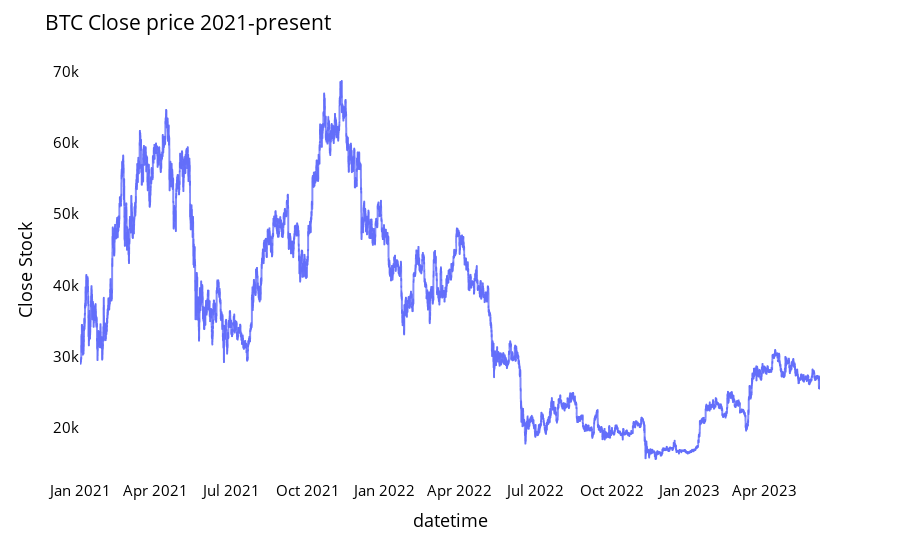

The notebook cell this image was saved under:
### Code cell
fig = px.line(close_df, x=close_df.datetime, y=close_df.close,labels={'date':'Date','close':'Close Stock'})
fig.update_traces(marker_line_width=2, opacity=0.8, marker_line_color='orange')
fig.update_layout(title_text='BTC Close price 2021-present', plot_bgcolor='white', 
                  font_size=15, font_color='black')
fig.update_xaxes(showgrid=False)
fig.update_yaxes(showgrid=False)
fig.show()

### Figure 1 — Plotly figure (JSON) as saved in the notebook; plotly's stock layout.template omitted (floating-point values rounded to 4 significant figures; data arrays with more than 128 entries replaced by an {"elided": "..."} marker saying what was removed)
{"data": [{"hovertemplate": "datetime=%{x}<br>Close Stock=%{y}<extra></extra>", "legendgroup": "", "line": {"color": "#636efa", "dash": "solid"}, "marker": {"line": {"color": "orange", "width": 2}, "symbol": "circle"}, "mode": "lines", "name": "", "opacity": 0.8, "showlegend": false, "type": "scattergl", "x": {"elided": "21274 str values"}, "xaxis": "x", "y": {"elided": "21274 float values"}, "yaxis": "y"}], "layout": {"autosize": true, "font": {"color": "black", "size": 15}, "legend": {"tracegroupgap": 0}, "margin": {"t": 60}, "plot_bgcolor": "white", "title": {"text": "BTC Close price 2021-present"}, "xaxis": {"anchor": "y", "autorange": true, "domain": [0, 1], "range": ["2021-01-01", "2023-06-06 23:00"], "showgrid": false, "title": {"text": "datetime"}, "type": "date"}, "yaxis": {"anchor": "x", "autorange": true, "domain": [0, 1], "range": [12710.0, 71580.0], "showgrid": false, "title": {"text": "Close Stock"}, "type": "linear"}}}
